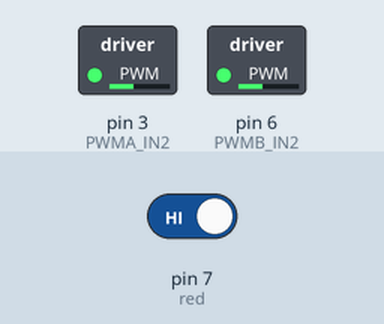
The sketch below on a simulated Arduino Uno, built with avr-gcc and run on an emulated ATmega328P. Shown: switched loads named in the sketch (green lamp = pin HIGH). The inputs (shaded band) are chosen by the test bench; at power-on: pin 7 (red) HIGH. What the sketch prints to the serial monitor is not drawn.

Above: at 1.2 s.
1.3 s: pin 7 (red) driven LOW
At 2.5 s:
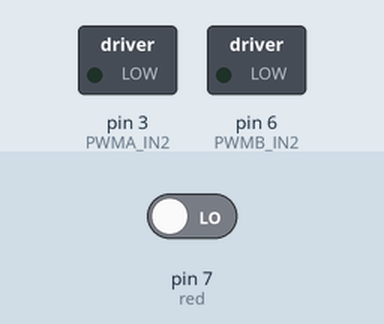
2.8 s: pin 7 (red) driven HIGH
At 3.6 s:
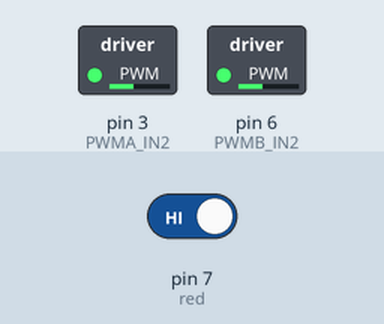
Timing chart, 0 to 5.8 s (numbered marks = the images above; inputs shaded):
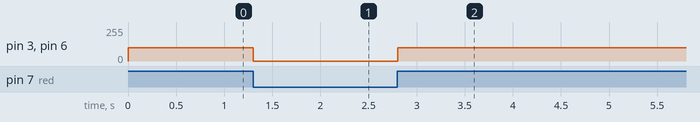

The sketch:

test_DJ.ino
```cpp
#define PS2_DAT      8
#define PS2_CMD      9
#define PS2_ATT      2
#define PS2_CLK      4
int red = 7;
#define PWMB_IN1 11       //定义IN1引轋
#define PWMB_IN2  6       //定义IN2引轋
#define PWMA_IN1  5        //定义IN3引轋
#define PWMA_IN2  3
void setup() {
  // put your setup code here, to run once:
     Serial.begin(9600);
     pinMode(red,INPUT);
}

void loop() {
  // put your main code here, to run repeatedly:
  Serial.println(digitalRead(red));
  if(digitalRead(red)==LOW){
     Motor_Forward(0);
  }else{
     Motor_Forward(100);
  }

}
void Motor_Forward(char pwm)
{

      analogWrite(PWMA_IN2, pwm);
      analogWrite(PWMB_IN2, pwm);

}

void Motor_Back(char motor, char pwm)
{
  if (motor == 1)
  {
    analogWrite(PWMA_IN1, 255);
    analogWrite(PWMA_IN2, pwm);
  }
  else if (motor == 2)
  {
    analogWrite(PWMB_IN1, 255);
    analogWrite(PWMB_IN2, pwm);
  }
}

void Motor_Right(char motor, char pwm)
{
  if (motor == 1)
  {
    analogWrite(PWMA_IN1, pwm);
    analogWrite(PWMA_IN2, 255);
  }
  else if (motor == 2)
  {
    analogWrite(PWMB_IN1, 255);
    analogWrite(PWMB_IN2, pwm);
  }
}

void Motor_Left(char motor, char pwm)
{
  if (motor == 1)
  {
    analogWrite(PWMA_IN1, 255);
    analogWrite(PWMA_IN2, pwm);
  }
  else if (motor == 2)
  {
    analogWrite(PWMB_IN1, pwm);
    analogWrite(PWMB_IN2, 255);
  }
}
void Motor_Stop(char motor)
{
  if (motor == 1)
  {
    //digitalWrite(PWMA_IN1,LOW );
    //digitalWrite(PWMA_IN2,LOW );
    analogWrite(PWMA_IN1, 255);
    analogWrite(PWMA_IN2, 255);
  }
  else if (motor == 2)
  {
    //digitalWrite(PWMB_IN1,LOW );
    //digitalWrite(PWMB_IN2,LOW );
    analogWrite(PWMB_IN1, 255);
    analogWrite(PWMB_IN2, 255);
  }
}
```

Measured:
- after the input at 1.3 s, pin 3 (PWMA_IN2), pin 6 (PWMB_IN2): 100/255 → 0/255 at once
- after the input at 2.8 s, pin 3 (PWMA_IN2), pin 6 (PWMB_IN2): 0/255 → 100/255 at once
